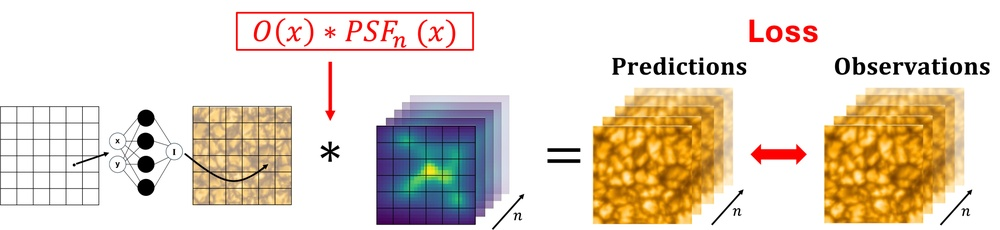
#> input picture nbd/images/NBD-pipeline.jpg, 1000 x 230 px, shrunk from 8080 x 1860 before the run
$ python -i psd.py   (imports and definitions only)
#> lines starting #> are read from the running program, lines starting #| are printed output that depends on the picture
"""
This code reuses and adapts functionality from:

Author(s): Andres Asnesio Ramos
Repository: https://github.com/aasensio/neural-MFBD/
File: az_average.py
"""

import numpy as np
from scipy.stats import binned_statistic


# [134 lines left out: functions power_spectrum, PSD2, pspec, not called in this run]


def azimuthalAverage(image, center=None, stddev=False, returnradii=False, return_nr=False,
                     binsize=0.5, weights=None, steps=False, interpnan=False, left=None, right=None,
                     mask=None):
    """
    Calculate the azimuthally averaged radial profile.

    image - The 2D image
    center - The [x,y] pixel coordinates used as the center. The default is
             None, which then uses the center of the image (including
             fractional pixels).
    stddev - if specified, return the azimuthal standard deviation instead of the average
    returnradii - if specified, return (radii_array,radial_profile)
    return_nr   - if specified, return number of pixels per radius *and* radius
    binsize - size of the averaging bin.  Can lead to strange results if
        non-binsize factors are used to specify the center and the binsize is
        too large
    weights - can do a weighted average instead of a simple average if this keyword parameter
        is set.  weights.shape must = image.shape.  weighted stddev is undefined, so don't
        set weights and stddev.
    steps - if specified, will return a double-length bin array and radial
        profile so you can plot a step-form radial profile (which more accurately
        represents what's going on)
    interpnan - Interpolate over NAN values, i.e. bins where there is no data?
        left,right - passed to interpnan; they set the extrapolated values
    mask - can supply a mask (boolean array same size as image with True for OK and False for not)
        to average over only select data.

    If a bin contains NO DATA, it will have a NAN value because of the
    divide-by-sum-of-weights component.  I think this is a useful way to denote
    lack of data, but users let me know if an alternative is prefered...

    """
    # Calculate the indices from the image
    y, x = np.indices(image.shape)

    if center is None:
        center = np.array([(x.max() - x.min()) / 2.0, (y.max() - y.min()) / 2.0])

    r = np.hypot(x - center[0], y - center[1])

    if weights is None:
        weights = np.ones(image.shape)
    elif stddev:
        raise ValueError("Weighted standard deviation is not defined.")

    if mask is None:
        mask = np.ones(image.shape, dtype='bool')
    # obsolete elif len(mask.shape) > 1:
    # obsolete     mask = mask.ravel()

    # the 'bins' as initially defined are lower/upper bounds for each bin
    # so that values will be in [lower,upper)
    nbins = int(np.round(r.max() / binsize) + 1)
    maxbin = nbins * binsize
    bins = np.linspace(0, maxbin, nbins + 1)
    # but we're probably more interested in the bin centers than their left or right sides...
    bin_centers = (bins[1:] + bins[:-1]) / 2.0

    # how many per bin (i.e., histogram)?
    # there are never any in bin 0, because the lowest index returned by digitize is 1
    # nr = np.bincount(whichbin)[1:]
    nr = np.histogram(r, bins)[0]

    # recall that bins are from 1 to nbins (which is expressed in array terms by arange(nbins)+1 or xrange(1,nbins+1) )
    # radial_prof.shape = bin_centers.shape
    if stddev:
        # Find out which radial bin each point in the map belongs to
        whichbin = np.digitize(r.flat, bins)
        # This method is still very slow; is there a trick to do this with histograms?
        radial_prof = np.array([image.flat[mask.flat * (whichbin == b)].std() for b in xrange(1, nbins + 1)])
    else:
        radial_prof = np.histogram(r, bins, weights=(image * weights * mask))[0] / \
                      np.histogram(r, bins, weights=(mask * weights))[0]

    if interpnan:
        radial_prof = np.interp(bin_centers, bin_centers[radial_prof == radial_prof],
                                radial_prof[radial_prof == radial_prof], left=left, right=right)

    if steps:
        xarr = np.array(zip(bins[:-1], bins[1:])).ravel()
        yarr = np.array(zip(radial_prof, radial_prof)).ravel()
        return xarr, yarr
    elif returnradii:
        return bin_centers, radial_prof
    elif return_nr:
        return nr, bin_centers, radial_prof
    else:
        return radial_prof


# [195 lines left out: functions azimuthalAverageBins, radialAverage, radialAverageBins, correlate2d, not called in this run]


"""
ND fft convolution with NaN masking:
    This has been merged into astropy, so it's probably best to use that version
"""
import numpy as np
import warnings

# from guppy import hpy
# heapy = hpy()

try:
    import fftw3

    has_fftw = True


    # [16 lines left out: functions fftwn, ifftwn, not called in this run]
except ImportError:
    fftn = np.fft.fftn
    ifftn = np.fft.ifftn
    has_fftw = False


# I performed some fft speed tests and found that scipy is slower than numpy
# http://code.google.com/p/agpy/source/browse/trunk/tests/test_ffts.py However,
# the speed varied on machines - YMMV.  If someone finds that scipy's fft is
# faster, we should add that as an option here... not sure how exactly


# [335 lines left out: functions convolve, azimuthal_power_spectrum, not called in this run]

>>> import cv2
>>> picture = cv2.imread('../images/NBD-pipeline.jpg', cv2.IMREAD_GRAYSCALE)
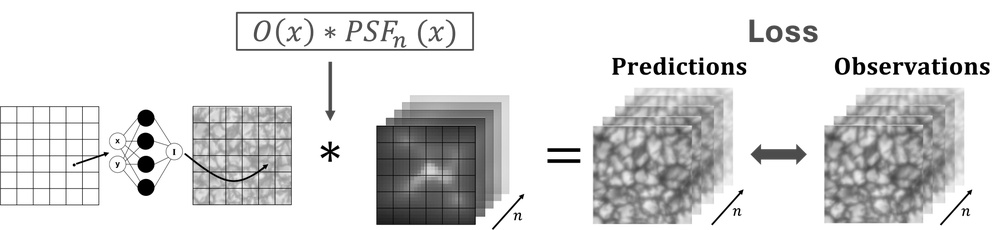
#> picture: shape (230, 1000); min 0, max 255, mean 219.4
>>> result = azimuthalAverage(picture)
#> in azimuthalAverage, `nr = np.histogram(r, bins)[0]`:
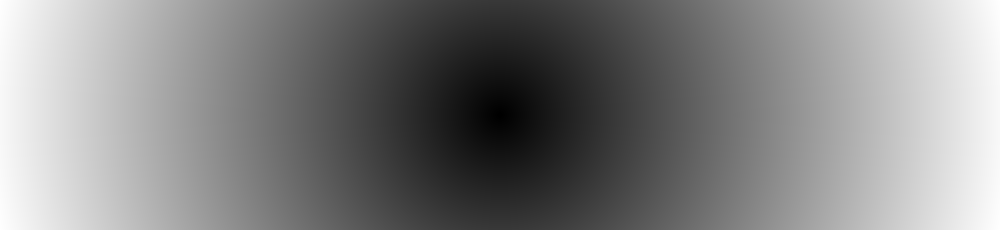
#> r: shape (230, 1000) float64; min 0.707, max 512.5, mean 263.2; drawn with min black and max white
